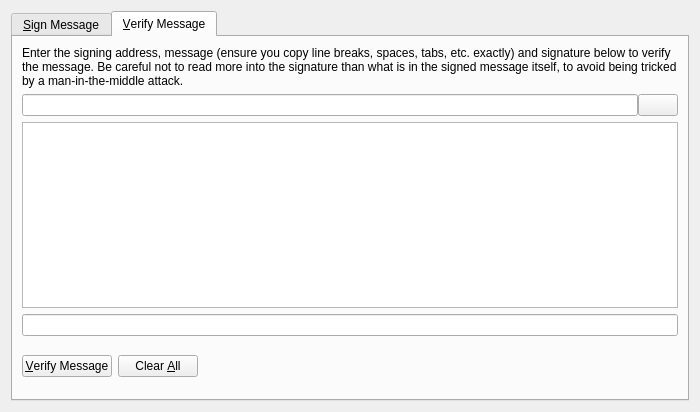
<?xml version="1.0" encoding="UTF-8"?>
<ui version="4.0">
 <class>SignVerifyMessageDialog</class>
 <widget class="QDialog" name="SignVerifyMessageDialog">
  <property name="geometry">
   <rect>
    <x>0</x>
    <y>0</y>
    <width>700</width>
    <height>412</height>
   </rect>
  </property>
  <property name="windowTitle">
   <string>Signatures - Sign / Verify a Message</string>
  </property>
  <property name="styleSheet">
   <string notr="true">QProgressBar {
        background-color: #333333;
        border-radius: 6px;
        text-align: center;
        color: white;
}

QProgressBar::chunk {
        background: QLinearGradient(x1: 0, y1: 0, x2: 1, y2: 0, stop: 0 #AEC6CF, stop: 1 #AEC6FF);
        border-radius: 6px; margin: 0px;
}

QScrollArea {
        border-radius: 6px;
        border-width: 0;
        border-style: none;
        padding: 8px;
        background-color: #111;
        color: white;
}

QSpinBox {
        border-radius: 4px;
        border-width: 0;
        border-style: none;
        padding: 8px;
        background-color: #111;
        color: white;
}

QVBoxLayout {
        border-radius: 6px;
        border-width: 0;
        border-style: none;
        padding: 8px;
        background-color: #111;
        color: white;
}

QDialog, QMainWindow, QFrame {
        color: white;
        background-color: #333333;
        border: none;
}

QMenu {
        background-color: #333333; color: white;
}

QLabel {
        background-color: transparent;
}

QCheckBox {
        border-radius: 2px;
        border-width: 0;
        border-style: none;
        padding: 3px;
        background-color: #111;
        color: white;
}

QFrame#central { background-color: #333333; border: none }
QFrame#frame, QFrame#frame_2, QFrame#frame_3 {
        background-color: #333333;
        border-style: plain;
        border-width: 20px;
        border-radius: 15px;
        border-color: #111;
        min-width: 10em;
        padding: 6px;
}
QLabel[openExternalLinks=true], QHeaderView { color: #aaaaaa }
QLabel[openExternalLinks=false] { color: white; font-weight: normal }
QPushButton, QToolButton {
        border: 4px solid #111;
        border-radius: 7px;
        background-color: #111;
        color: white;
        padding: 6px;
        margin: 6px;
}
QPushButton:pressed, QToolButton:checked {
        color: #AEC6CF;
}
QPushButton:pressed, QToolButton:pressed {
        border-color: #AEC6DF;
        color: #AEC6DF;
}
QPushButton:disabled, QToolButton:disabled {
        color: #444;
        background-color: #222;
}


#scrollAreaWidgetContents QToolButton {
        border-radius: 8px;
        border-width: 0px;
}

/* the background-color is overridden to transparent for mac os x
   due to the entire toolbar area not being drawable in a regular
   QMainWindow
*/
QToolBar { background: #333333; border: 0px solid black; padding: 3px; }

QToolBar::handle { image: url(handle.png); }
QStatusBar { background: #333333; }
QMenuBar { background: #333333; }
QMenuBar::item { background: #333333; color: white; }

#scrollAreaWidgetContents { background: #222 }
#scrollAreaWidgetContents &gt; QFrame { background-color: #222; border-width: 0px; border-style: none; }

QLineEdit {
        border-radius: 6px;
        border-width: 2px;
        border-color: #222;
        padding: 8px;
        background-color: #111;
        color: white;
}

QComboBox {
        border-radius: 6px;
        border-width: 0;
        border-style: none;
        padding: 8px;
        background-color: #111;
        color: white;
}

QComboBox::drop-down {
        border-width: 0;
        border-style: none;
        background-color: #111;
        color: white;
}

QTableView {
        background: #111;
        color: white;
        border-style: none;
        selection-background-color: #aaaaaa;
    alternate-background-color: #222;
        selection-color: #111;
        border: 0px solid black;
}

QHeaderView { color: #aaaaaa; background-color: #111; background-image: none; }
QHeaderView::section { color: #aaaaaa; background-color: #222; }
QHeaderView::section:checked { background-color: #111; }

QTabWidget {
        background: #111;
}

 QTabWidget::pane {
     border-top: 2px solid #111;
     border: 4px solid #111;
     border-bottom-left-radius: 8px;
     border-bottom-right-radius: 8px;
     border-top-right-radius: 8px;
        background: #111;
 }

 QTabWidget::tab-bar {
     left: 5px; /* move to the right by 5px */
 }

 /* Style the tab using the tab sub-control. Note that
     it reads QTabBar _not_ QTabWidget */
 QTabBar::tab {
     background: #111;
     border: 4px solid #222;
     border-bottom-color: #111; /* same as the pane color */
     border-top-left-radius: 4px;
     border-top-right-radius: 4px;
     min-width: 8ex;
     padding: 4px;
     color: #888;
 }

 QTabBar::tab:selected, QTabBar::tab:hover {
     color: #aaaaaa
 }

 QTabBar::tab:selected {
     border-color: #111; /* same as pane color */
     border-top-color: #aaaaaa;
 }

 QTabBar::tab:!selected {
     margin-top: 2px; /* make non-selected tabs look smaller */
 }

 /* make use of negative margins for overlapping tabs */
 QTabBar::tab:selected {
     /* expand/overlap to the left and right by 4px */
     margin-left: -4px;
     margin-right: -4px;
 }

 QTabBar::tab:first:selected {
     margin-left: 0; /* the first selected tab has nothing to overlap with on the left */
 }

 QTabBar::tab:last:selected {
     margin-right: 0; /* the last selected tab has nothing to overlap with on the right */
 }

 QTabBar::tab:only-one {
     margin: 0; /* if there is only one tab, we don't want overlapping margins */
 }


</string>
  </property>
  <property name="modal">
   <bool>true</bool>
  </property>
  <layout class="QVBoxLayout" name="verticalLayout">
   <item>
    <widget class="QTabWidget" name="tabWidget">
     <property name="currentIndex">
      <number>1</number>
     </property>
     <widget class="QWidget" name="tabSignMessage">
      <attribute name="title">
       <string>&amp;Sign Message</string>
      </attribute>
      <layout class="QVBoxLayout" name="verticalLayout_SM">
       <item>
        <widget class="QLabel" name="infoLabel_SM">
         <property name="text">
          <string>You can sign messages with your addresses to prove you own them. Be careful not to sign anything vague, as phishing attacks may try to trick you into signing your identity over to them. Only sign fully-detailed statements you agree to.</string>
         </property>
         <property name="textFormat">
          <enum>Qt::PlainText</enum>
         </property>
         <property name="wordWrap">
          <bool>true</bool>
         </property>
        </widget>
       </item>
       <item>
        <layout class="QHBoxLayout" name="horizontalLayout_1_SM">
         <property name="spacing">
          <number>0</number>
         </property>
         <item>
          <widget class="QValidatedLineEdit" name="addressIn_SM">
           <property name="toolTip">
            <string>The address to sign the message with (e.g. MN8fd1QR5TXecqnFJhBY959CMKGy8t37oU)</string>
           </property>
           <property name="maxLength">
            <number>34</number>
           </property>
          </widget>
         </item>
         <item>
          <widget class="QPushButton" name="addressBookButton_SM">
           <property name="toolTip">
            <string>Choose an address from the address book</string>
           </property>
           <property name="text">
            <string/>
           </property>
           <property name="icon">
            <iconset resource="../bitcoin.qrc">
             <normaloff>:/icons/address-book</normaloff>:/icons/address-book</iconset>
           </property>
           <property name="shortcut">
            <string>Alt+A</string>
           </property>
           <property name="autoDefault">
            <bool>false</bool>
           </property>
          </widget>
         </item>
         <item>
          <widget class="QPushButton" name="pasteButton_SM">
           <property name="toolTip">
            <string>Paste address from clipboard</string>
           </property>
           <property name="text">
            <string/>
           </property>
           <property name="icon">
            <iconset resource="../bitcoin.qrc">
             <normaloff>:/icons/editpaste</normaloff>:/icons/editpaste</iconset>
           </property>
           <property name="shortcut">
            <string>Alt+P</string>
           </property>
           <property name="autoDefault">
            <bool>false</bool>
           </property>
          </widget>
         </item>
        </layout>
       </item>
       <item>
        <widget class="QPlainTextEdit" name="messageIn_SM">
         <property name="toolTip">
          <string>Enter the message you want to sign here</string>
         </property>
        </widget>
       </item>
       <item>
        <layout class="QHBoxLayout" name="horizontalLayout_2_SM">
         <property name="spacing">
          <number>0</number>
         </property>
         <item>
          <widget class="QLineEdit" name="signatureOut_SM">
           <property name="font">
            <font>
             <italic>true</italic>
            </font>
           </property>
           <property name="readOnly">
            <bool>true</bool>
           </property>
          </widget>
         </item>
         <item>
          <widget class="QPushButton" name="copySignatureButton_SM">
           <property name="toolTip">
            <string>Copy the current signature to the system clipboard</string>
           </property>
           <property name="text">
            <string/>
           </property>
           <property name="icon">
            <iconset resource="../bitcoin.qrc">
             <normaloff>:/icons/editcopy</normaloff>:/icons/editcopy</iconset>
           </property>
           <property name="autoDefault">
            <bool>false</bool>
           </property>
          </widget>
         </item>
        </layout>
       </item>
       <item>
        <layout class="QHBoxLayout" name="horizontalLayout_3_SM">
         <item>
          <widget class="QPushButton" name="signMessageButton_SM">
           <property name="toolTip">
            <string>Sign the message to prove you own this BoostCoin address</string>
           </property>
           <property name="text">
            <string>&amp;Sign Message</string>
           </property>
           <property name="icon">
            <iconset resource="../bitcoin.qrc">
             <normaloff>:/icons/edit</normaloff>:/icons/edit</iconset>
           </property>
           <property name="autoDefault">
            <bool>false</bool>
           </property>
          </widget>
         </item>
         <item>
          <widget class="QPushButton" name="clearButton_SM">
           <property name="toolTip">
            <string>Reset all sign message fields</string>
           </property>
           <property name="text">
            <string>Clear &amp;All</string>
           </property>
           <property name="icon">
            <iconset resource="../bitcoin.qrc">
             <normaloff>:/icons/remove</normaloff>:/icons/remove</iconset>
           </property>
           <property name="autoDefault">
            <bool>false</bool>
           </property>
          </widget>
         </item>
         <item>
          <spacer name="horizontalSpacer_1_SM">
           <property name="orientation">
            <enum>Qt::Horizontal</enum>
           </property>
           <property name="sizeHint" stdset="0">
            <size>
             <width>40</width>
             <height>48</height>
            </size>
           </property>
          </spacer>
         </item>
         <item>
          <widget class="QLabel" name="statusLabel_SM">
           <property name="font">
            <font>
             <weight>50</weight>
             <bold>false</bold>
            </font>
           </property>
           <property name="text">
            <string/>
           </property>
           <property name="wordWrap">
            <bool>true</bool>
           </property>
          </widget>
         </item>
         <item>
          <spacer name="horizontalSpacer_2_SM">
           <property name="orientation">
            <enum>Qt::Horizontal</enum>
           </property>
           <property name="sizeHint" stdset="0">
            <size>
             <width>40</width>
             <height>48</height>
            </size>
           </property>
          </spacer>
         </item>
        </layout>
       </item>
      </layout>
     </widget>
     <widget class="QWidget" name="tabVerifyMessage">
      <attribute name="title">
       <string>&amp;Verify Message</string>
      </attribute>
      <layout class="QVBoxLayout" name="verticalLayout_VM">
       <item>
        <widget class="QLabel" name="infoLabel_VM">
         <property name="text">
          <string>Enter the signing address, message (ensure you copy line breaks, spaces, tabs, etc. exactly) and signature below to verify the message. Be careful not to read more into the signature than what is in the signed message itself, to avoid being tricked by a man-in-the-middle attack.</string>
         </property>
         <property name="textFormat">
          <enum>Qt::PlainText</enum>
         </property>
         <property name="alignment">
          <set>Qt::AlignLeading|Qt::AlignLeft|Qt::AlignTop</set>
         </property>
         <property name="wordWrap">
          <bool>true</bool>
         </property>
        </widget>
       </item>
       <item>
        <layout class="QHBoxLayout" name="horizontalLayout_1_VM">
         <property name="spacing">
          <number>0</number>
         </property>
         <item>
          <widget class="QValidatedLineEdit" name="addressIn_VM">
           <property name="toolTip">
            <string>The address the message was signed with (e.g. MN8fd1QR5TXecqnFJhBY959CMKGy8t37oU)</string>
           </property>
           <property name="maxLength">
            <number>34</number>
           </property>
          </widget>
         </item>
         <item>
          <widget class="QPushButton" name="addressBookButton_VM">
           <property name="toolTip">
            <string>Choose an address from the address book</string>
           </property>
           <property name="text">
            <string/>
           </property>
           <property name="icon">
            <iconset resource="../bitcoin.qrc">
             <normaloff>:/icons/address-book</normaloff>:/icons/address-book</iconset>
           </property>
           <property name="shortcut">
            <string>Alt+A</string>
           </property>
           <property name="autoDefault">
            <bool>false</bool>
           </property>
          </widget>
         </item>
        </layout>
       </item>
       <item>
        <widget class="QPlainTextEdit" name="messageIn_VM"/>
       </item>
       <item>
        <widget class="QValidatedLineEdit" name="signatureIn_VM"/>
       </item>
       <item>
        <layout class="QHBoxLayout" name="horizontalLayout_2_VM">
         <item>
          <widget class="QPushButton" name="verifyMessageButton_VM">
           <property name="toolTip">
            <string>Verify the message to ensure it was signed with the specified BoostCoin address</string>
           </property>
           <property name="text">
            <string>&amp;Verify Message</string>
           </property>
           <property name="icon">
            <iconset resource="../bitcoin.qrc">
             <normaloff>:/icons/transaction_0</normaloff>:/icons/transaction_0</iconset>
           </property>
           <property name="autoDefault">
            <bool>false</bool>
           </property>
          </widget>
         </item>
         <item>
          <widget class="QPushButton" name="clearButton_VM">
           <property name="toolTip">
            <string>Reset all verify message fields</string>
           </property>
           <property name="text">
            <string>Clear &amp;All</string>
           </property>
           <property name="icon">
            <iconset resource="../bitcoin.qrc">
             <normaloff>:/icons/remove</normaloff>:/icons/remove</iconset>
           </property>
           <property name="autoDefault">
            <bool>false</bool>
           </property>
          </widget>
         </item>
         <item>
          <spacer name="horizontalSpacer_1_VM">
           <property name="orientation">
            <enum>Qt::Horizontal</enum>
           </property>
           <property name="sizeHint" stdset="0">
            <size>
             <width>40</width>
             <height>48</height>
            </size>
           </property>
          </spacer>
         </item>
         <item>
          <widget class="QLabel" name="statusLabel_VM">
           <property name="font">
            <font>
             <weight>50</weight>
             <bold>false</bold>
            </font>
           </property>
           <property name="text">
            <string/>
           </property>
           <property name="wordWrap">
            <bool>true</bool>
           </property>
          </widget>
         </item>
         <item>
          <spacer name="horizontalSpacer_2_VM">
           <property name="orientation">
            <enum>Qt::Horizontal</enum>
           </property>
           <property name="sizeHint" stdset="0">
            <size>
             <width>40</width>
             <height>48</height>
            </size>
           </property>
          </spacer>
         </item>
        </layout>
       </item>
      </layout>
     </widget>
    </widget>
   </item>
  </layout>
 </widget>
 <customwidgets>
  <customwidget>
   <class>QValidatedLineEdit</class>
   <extends>QLineEdit</extends>
   <header>qvalidatedlineedit.h</header>
  </customwidget>
 </customwidgets>
 <resources>
  <include location="../bitcoin.qrc"/>
 </resources>
 <connections/>
</ui>
